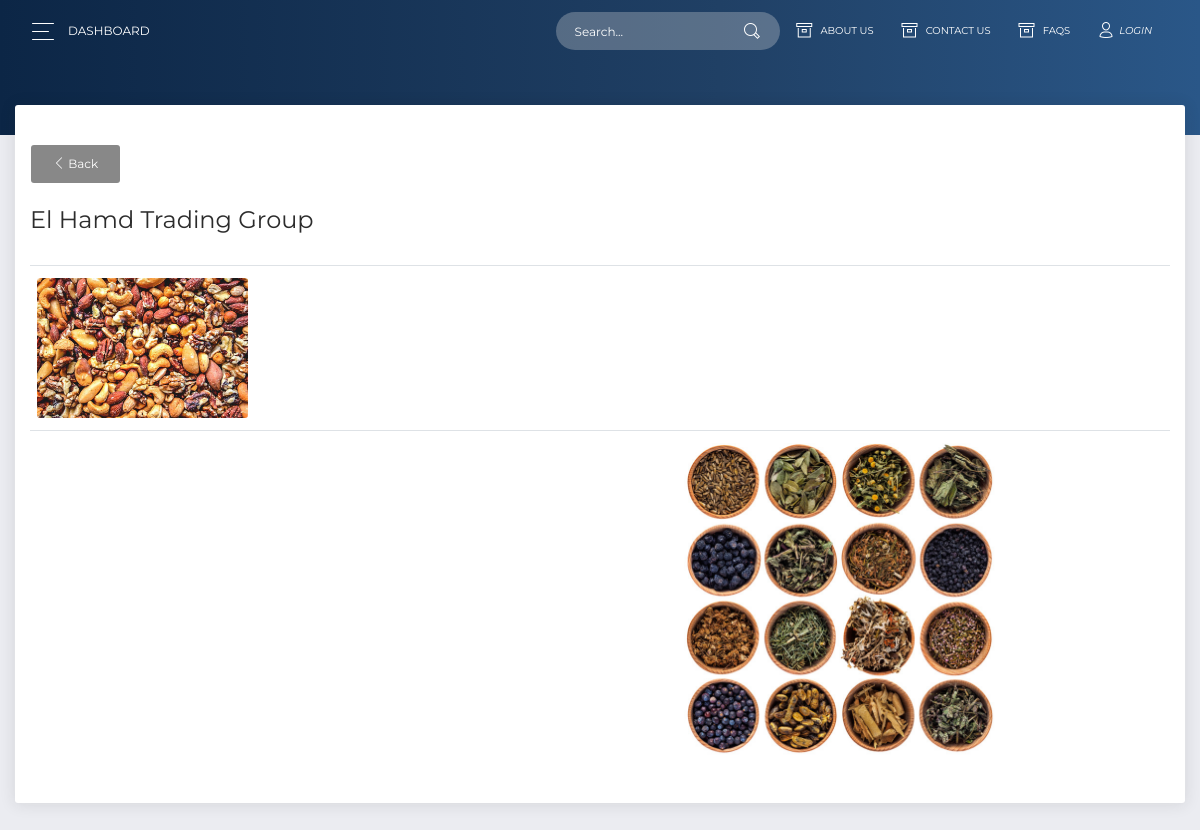
The app's page /aboutUs.php, older data.
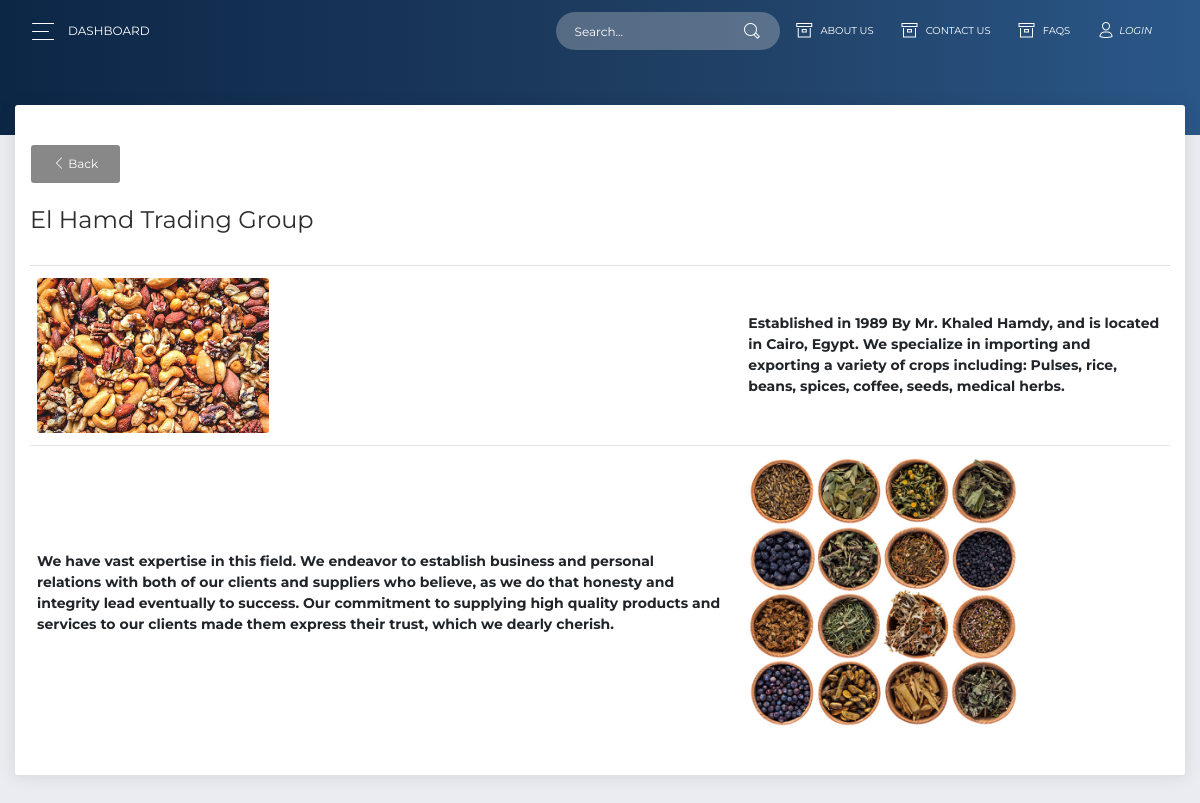
The same page, newer data.
### tables this page shows
CREATE TABLE `about` (
  `id` int(11) NOT NULL,
  `pic1` blob NOT NULL,
  `pic2` blob NOT NULL,
  `intro` text NOT NULL,
  `info` text NOT NULL,
  `extra` text NOT NULL
);

### app/db/dbh.php (called while the page is built, shortened)
<?php
class DBh
{
    private static $instance = null;
    private $servername;
    private $username;
    private $password;
    private $dbname;
    private $conn;
    private $result;
    private function __construct()
    {
		$this->servername = DB_SERVER;
		$this->username = DB_USER;
		$this->password = DB_PASS;
        $this->dbname = DB_DATABASE;
	}
    public function connect()
    {
        $this->conn = new mysqli($this->servername, $this->username, $this->password, $this->dbname);
        return $this->conn;
    }
    public function query($sql)
    {
        if (!empty($sql))
        {
            $this->result = $this->conn->query($sql);
            return $this->result;
        }
        else
        {
            return false;
        }
    }
    public function fetchRow($result="")
    {
        if (empty($result))
        {
            $result = $this->result;
        }
        return $result->fetch_assoc();
    }
    public static function getInstance()
    {
        if (self::$instance == null)
        {
            self::$instance = new DBh();
        }
        return self::$instance;
    }
}
?>

### app/model/model.php (called while the page is built, shortened)
<?php
require_once("../app/db/dbh.php");
abstract class Model
{
    protected $dbh;
    protected $conn;
    public function connect()
    {
        if (null === $this->conn) {
            $this->dbh = DBh::getInstance();        }
        return $this->dbh;
    }
}

### app/model/about_model.php (called while the page is built, shortened)
<?php
require_once(__ROOT__ . "model/model.php");
?>
<?php
  class About extends Model
  {
    private $intro;
    private $info;
    function __construct($id, $intro="" ,$info="", $extra="" ,$pic1="", $pic2="")
    {
        if ("" === $intro)
        {
          $this->readAbout($id);
        }
        else
        {
          $this->intro = $intro;
          $this->info = $info;
          $this->extra = $extra;
          $this->pic1 = $pic1;
          $this->pic2 = $pic2;
        }
    }
    function readAbout($id)
    {
        $sql = "SELECT * FROM about WHERE id=" . $id;
        $dbh = $this->connect();
        $result = $dbh->query($sql);
        if ($result->num_rows == 1)
        {
           $row = $dbh->fetchRow();
           $this->intro = $row["intro"];
           $this->info = $row["info"];
        }
        else
        {
            $this->intro = "";
            $this->info = "";
        }
    }
    function getIntro()
    {
      return $this->intro;
    }
    function getInfo()
    {
      return $this->info;
    }
  }
?>

### app/view/view.php (called while the page is built, shortened)
<?php
abstract class View
{
    public function __construct($controller, $model)
    {
        $this->model = $model;
    }
}
?>

### app/view/about_view.php (the view)
<?php
require_once(__ROOT__ . "view/view.php");
class AboutView extends View
{
  public function output()
  {
    $str = "";
    $str .= '    <div class="table-responsive"> ';
    $str .= '    <table class="table"> ';
    $str .= '        <tr> ';
    $str .= '            <td> ';
    $str .= '                <img src="../public/Products/snacks.jpg" style="width:34%"> ';
    $str .= '            </td> ';
    $str .= '             <td> </td> ';
    $str .= '             <th> ';
    $str .= '    ' . $this->model->getIntro() . '  </th>  ';
    $str .= '        </tr> ';
    $str .= '        <tr> ';
    $str .= '            <th> ';
    $str .= '   ' . $this->model->getInfo() . ' </th> ';
    $str .= '            <td> </td> ';
    $str .= '            <td> ';
    $str .= '                <img src="../public/Products/herbs.jpg" style="width:65%"> ';
    $str .= '            </td> ';
    $str .= '        </tr> ';
    $str .= '    </table> ';
    $str .= '    </div> ';
    return $str;
  }
}
?>

### public/aboutUs.php (shortened to what this page needs)
  <?php
require_once(__ROOT__ . "model/about_model.php");
require_once(__ROOT__ . "view/about_view.php");
$id = 1;
$model = new About($id);
$controller = new AboutController($model);
$view = new AboutView($controller, $model);
?>
<!DOCTYPE html>
<html lang="en">
<head>
    <link rel="stylesheet" href="https://use.fontawesome.com/releases/v5.7.1/css/all.css">
    <link href="../assets/css/bootstrap.min.css" rel="stylesheet" />
    <link href="../assets/css/now-ui-dashboard.css?v=1.5.0" rel="stylesheet" />
</head>
<body class="user-profile">
    <div class="wrapper ">
        <div class="main-panel" id="main-panel">
      <nav class="navbar navbar-expand-lg navbar-transparent  bg-primary  navbar-absolute">
        <div class="container-fluid">
          <div class="navbar-wrapper">
            <div class="navbar-toggle">
              <button type="button" class="navbar-toggler">
                <span class="navbar-toggler-bar bar1"></span>
                <span class="navbar-toggler-bar bar2"></span>
                <span class="navbar-toggler-bar bar3"></span>
              </button>
            </div>
            <a class="navbar-brand" href="dashboard.php">Dashboard</a>
          </div>
          <div class="collapse navbar-collapse justify-content-end" id="navigation">
            <form>
              <div class="input-group no-border">
                <input type="text" value="" class="form-control" placeholder="Search...">
                <div class="input-group-append">
                  <div class="input-group-text">
                    <i class="now-ui-icons ui-1_zoom-bold"></i>
                  </div>
                </div>
              </div>
            </form>
            <ul class="navbar-nav">
              <li class="nav-item">
              <a  class="nav-link" href="aboutUs.php"><i class="now-ui-icons files_box"></i>
                <p>About US</p>
              </a>
              </li>
              <li class="nav-item">
              <a  class="nav-link" href="contactUs.php"><i class="now-ui-icons files_box"></i>
                <p>Contact US</p>
              </a>
              </li>
              <li class="nav-item">
              <a  class="nav-link" href="faqs.php"><i class="now-ui-icons files_box"></i>
                <p>FAQs</p>
              </a>
              </li>
              <?php if (empty($_SESSION["ID"])) { ?>
                <li class="nav-item">
                  <a class="nav-link" href="login_public.php">
                    <i class="now-ui-icons users_single-02"></i>
                    <i>Login</i>
                  </a>
                </li>
              <?php } ?>
            </ul>
          </div>
        </div>
      </nav>
            <div class="panel-header panel-header-sm">
            </div>
            <div class="content"  id="about" >
                <div class="row">
                    <div class="col-md-15">
                        <div class="card">
                            <div class="card-header">
                                <a class="btn" href="dashboard.php"> <i class="now-ui-icons arrows-1_minimal-left"></i> Back </a>
                                <h4 class="card-title">El Hamd Trading Group</h4>
                            </div>
                            <div class="card-body">
                            <?php
                                echo $view->output();
                            ?>
                           </div>
                        </div>
                    </div>
                </div>
            </div>
        </div>
    </div>
</body>
</html>

Row changes from the older to the newer data that the page shows:
added about: intro "Established in 1989 By Mr. Khaled Hamdy, and is located in Cairo, Egypt. We specialize in importing and exporting a variety of crops including: Pulses, rice, beans, spices, coffee, seeds, medical herbs.", info "We have vast expertise in this field. We endeavor to establish business and personal relations with both of our clients and suppliers who believe, as we do that honesty and integrity lead eventually to success. Our commitment to supplying high quality products and services to our clients made them express their trust, which we dearly cherish."
